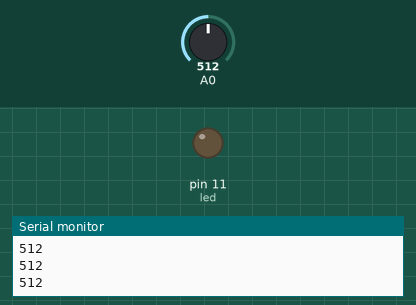
Simulated run of this sketch. Board: Arduino Uno, built with avr-gcc and run on an emulated ATmega328P. Parts: output pins drawn as LEDs (lit = HIGH), the last lines printed to the serial monitor. Dashed ring = blinking. The test bench sets the inputs (shaded band); at power-on: A0 = 512.

Above: at 1.2 s.
1.3 s: A0 set to 488
At 1.5 s:
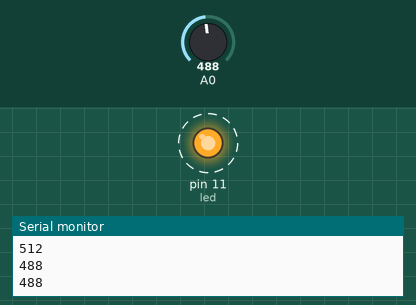
4.3 s: A0 set to 510
At 4.3 s:
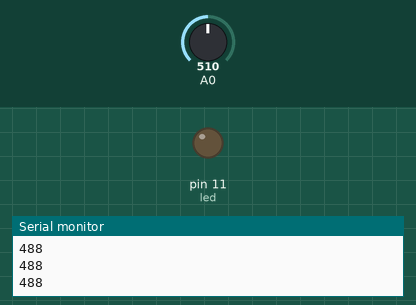
5.8 s: A0 set to 490
At 6.0 s:
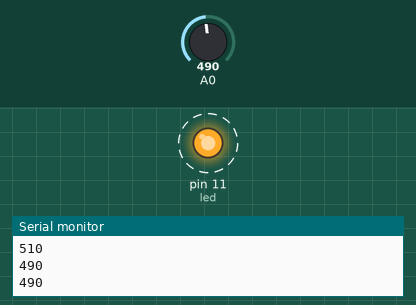
8.8 s: A0 set to 511
Timing chart, 0 to 11.3 s (numbered marks = the images above; inputs shaded):
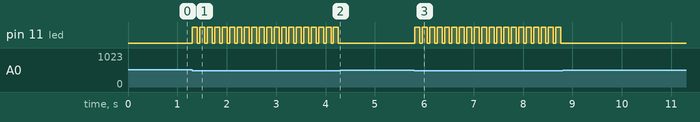

The sketch:

sensor_de_llama.ino
```cpp
int led = 11;
int valorSensor =0;
void setup()
{
  Serial.begin(9600);
  pinMode(led, OUTPUT);
}
void loop()
{
  valorSensor = analogRead(A0);
  Serial.println(valorSensor);
  if (valorSensor < 500)
  {
    digitalWrite(led, HIGH);
    delay(100);
    digitalWrite(led, LOW);
    delay(50);
  }
}
```

Measured:
- the behaviour switches between 500 and 499 on A0 (found by bisection; images 0 and 1)
- after the input at 1.3 s, pin 11 (led): alternates HIGH for 0.10 s and LOW for 0.05 s, starting at once
- after the input at 4.3 s, pin 11 (led): stops changing and stays LOW
- after the input at 5.8 s, pin 11 (led): alternates HIGH for 0.10 s and LOW for 0.05 s, starting at once
- after the input at 8.8 s, pin 11 (led): stops changing and stays LOW
